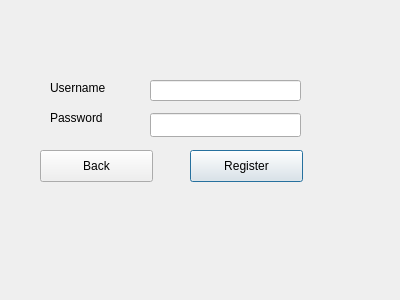
<?xml version="1.0" encoding="UTF-8"?>
<ui version="4.0">
 <class>RegisterWindow</class>
 <widget class="QDialog" name="RegisterWindow">
  <property name="geometry">
   <rect>
    <x>0</x>
    <y>0</y>
    <width>400</width>
    <height>300</height>
   </rect>
  </property>
  <property name="windowTitle">
   <string>Dialog</string>
  </property>
  <widget class="QPushButton" name="registerBTN">
   <property name="geometry">
    <rect>
     <x>190</x>
     <y>150</y>
     <width>113</width>
     <height>32</height>
    </rect>
   </property>
   <property name="text">
    <string>Register</string>
   </property>
  </widget>
  <widget class="QLabel" name="label">
   <property name="geometry">
    <rect>
     <x>50</x>
     <y>80</y>
     <width>71</width>
     <height>16</height>
    </rect>
   </property>
   <property name="text">
    <string>Username</string>
   </property>
  </widget>
  <widget class="QLineEdit" name="lineEditUsername">
   <property name="geometry">
    <rect>
     <x>150</x>
     <y>80</y>
     <width>151</width>
     <height>21</height>
    </rect>
   </property>
  </widget>
  <widget class="QPushButton" name="backBTN">
   <property name="geometry">
    <rect>
     <x>40</x>
     <y>150</y>
     <width>113</width>
     <height>32</height>
    </rect>
   </property>
   <property name="text">
    <string>Back</string>
   </property>
  </widget>
  <widget class="QLineEdit" name="lineEditPassword">
   <property name="geometry">
    <rect>
     <x>150</x>
     <y>113</y>
     <width>151</width>
     <height>24</height>
    </rect>
   </property>
  </widget>
  <widget class="QLabel" name="label_2">
   <property name="geometry">
    <rect>
     <x>50</x>
     <y>110</y>
     <width>71</width>
     <height>16</height>
    </rect>
   </property>
   <property name="text">
    <string>Password</string>
   </property>
  </widget>
 </widget>
 <resources/>
 <connections/>
</ui>
